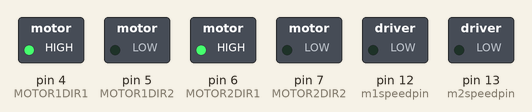
The sketch below on a simulated Arduino Uno, built with avr-gcc and run on an emulated ATmega328P. Parts: switched loads named in the sketch (green lamp = pin HIGH).

Above: at 0.1 s.
Timing chart, 0 to 1.6 s (numbered marks = the images above):
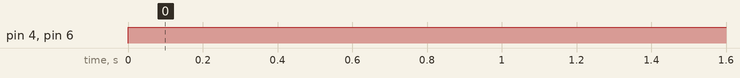

Measured:
- by itself, pin 4 (MOTOR1DIR1), pin 6 (MOTOR2DIR1): LOW → HIGH at 0.00 s

The sketch:

BOT.ino
```cpp
int MOTOR1DIR1=4;
int MOTOR1DIR2=5;

int MOTOR2DIR1=6;
int MOTOR2DIR2=7;

int m1speedpin=12;
int m2speedpin=13;

int m1speed;
int m2speed;

void setup() {
  // put your setup code here, to run once:
pinMode(m1speedpin,OUTPUT);
pinMode(m2speedpin,OUTPUT);
pinMode(MOTOR1DIR1,OUTPUT);
pinMode(MOTOR1DIR2,OUTPUT);
pinMode(MOTOR2DIR1,OUTPUT);
pinMode(MOTOR2DIR2,OUTPUT);
}

void loop() {
  // put your main code here, to run repeatedly
    digitalWrite(MOTOR1DIR1,HIGH);
    digitalWrite(MOTOR1DIR2,LOW);
    digitalWrite(MOTOR2DIR1,HIGH);
    digitalWrite(MOTOR2DIR2,LOW);


  }
```
